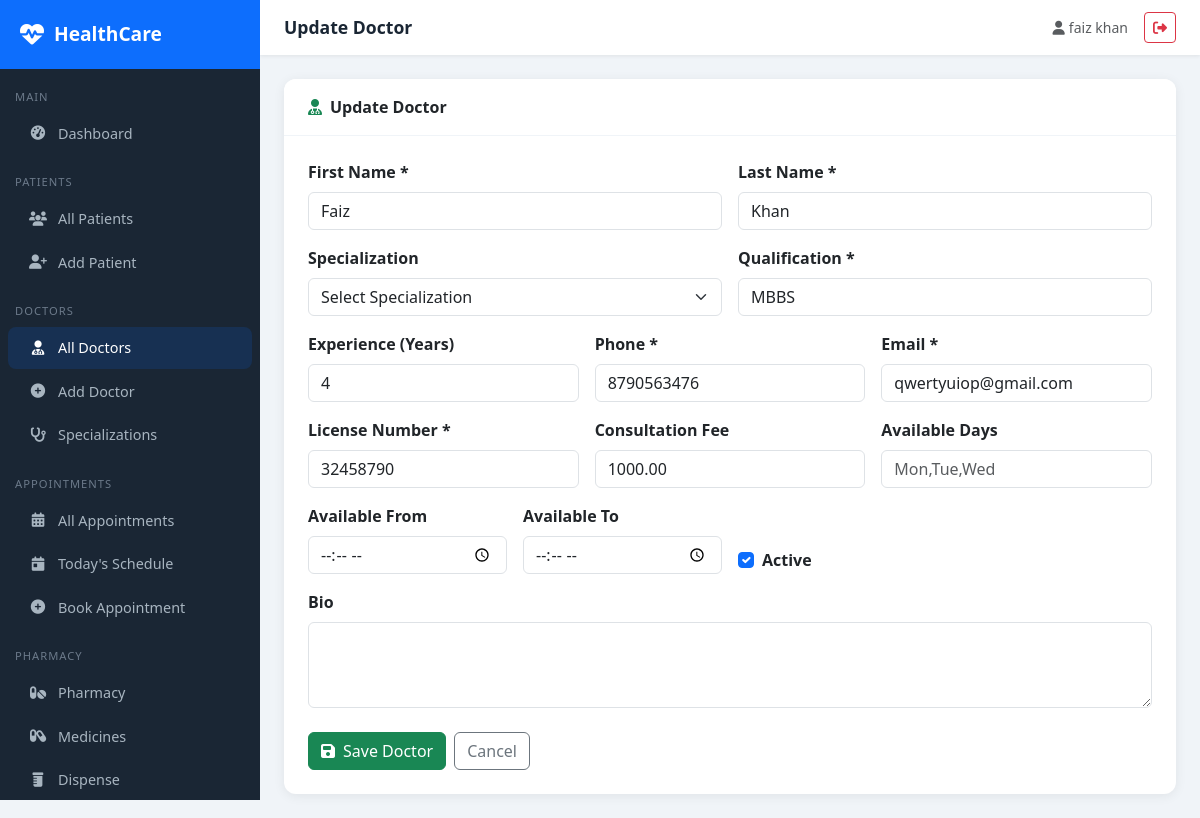
The page /doctors/1/update/ (signed in) on the database its author committed.
### healthcare_dashboard/doctors/models.py (models this page shows, shortened)
class Doctor(models.Model):
    user = models.OneToOneField(User, on_delete=models.SET_NULL, null=True, blank=True)
    first_name = models.CharField(max_length=100)
    last_name = models.CharField(max_length=100)
    specialization = models.ForeignKey(Specialization, on_delete=models.SET_NULL, null=True)
    qualification = models.CharField(max_length=200)
    experience_years = models.IntegerField(default=0)
    phone = models.CharField(max_length=15)
    email = models.EmailField()
    license_number = models.CharField(max_length=50, unique=True)
    consultation_fee = models.DecimalField(max_digits=8, decimal_places=2, default=0)
    available_days = models.CharField(max_length=100, blank=True, help_text='e.g. Mon,Tue,Wed')
    available_time_start = models.TimeField(null=True, blank=True)
    available_time_end = models.TimeField(null=True, blank=True)
    bio = models.TextField(blank=True)
    is_active = models.BooleanField(default=True)
    created_at = models.DateTimeField(auto_now_add=True)

### healthcare_dashboard/doctors/views.py (the view)
# urls.py: path('<int:pk>/update/', views.doctor_update, name='doctor_update'),
@login_required
def doctor_update(request, pk):
    doctor = get_object_or_404(Doctor, pk=pk)
    if request.method == 'POST':
        form = DoctorForm(request.POST, instance=doctor)
        if form.is_valid():
            form.save()
            messages.success(request, 'Doctor information updated successfully!')
            return redirect('doctor_detail', pk=doctor.pk)
    else:
        form = DoctorForm(instance=doctor)
    return render(
        request,
        'doctors/doctor_form.html',
        {'form': form, 'title': 'Update Doctor', 'doctor': doctor},
    )

### healthcare_dashboard/doctors/forms.py
class DoctorForm(forms.ModelForm):
    class Meta:
        model = Doctor
        exclude = ['user', 'created_at']
        widgets = {
            'bio': forms.Textarea(attrs={'rows': 3}),
            'available_time_start': forms.TimeInput(attrs={'type': 'time'}),
            'available_time_end': forms.TimeInput(attrs={'type': 'time'}),
        }

### healthcare_dashboard/templates/doctors/doctor_form.html (shortened to what this page needs)
{% extends 'base/base.html' %}
{% block page_title %}{{ title }}{% endblock %}
{% block content %}
<div class="card">
    <div class="card-header py-3 px-4"><i class="fas fa-user-md text-success me-2"></i>{{ title }}</div>
    <div class="card-body p-4">
        <form method="post">
            <div class="row g-3">
                <div class="col-md-6">
                    <label class="form-label fw-semibold">First Name *</label>
                    <input type="text" name="first_name" class="form-control" value="{{ form.first_name.value|default:'' }}" required>
                </div>
                <div class="col-md-6">
                    <label class="form-label fw-semibold">Last Name *</label>
                    <input type="text" name="last_name" class="form-control" value="{{ form.last_name.value|default:'' }}" required>
                </div>
                <div class="col-md-6">
                    <label class="form-label fw-semibold">Specialization</label>
                    <select name="specialization" class="form-select">
                        <option value="">Select Specialization</option>
                    </select>
                </div>
                <div class="col-md-6">
                    <label class="form-label fw-semibold">Qualification *</label>
                    <input type="text" name="qualification" class="form-control" value="{{ form.qualification.value|default:'' }}" required>
                </div>
                <div class="col-md-4">
                    <label class="form-label fw-semibold">Experience (Years)</label>
                    <input type="number" name="experience_years" class="form-control" value="{{ form.experience_years.value|default:'0' }}" min="0">
                </div>
                <div class="col-md-4">
                    <label class="form-label fw-semibold">Phone *</label>
                    <input type="text" name="phone" class="form-control" value="{{ form.phone.value|default:'' }}" required>
                </div>
                <div class="col-md-4">
                    <label class="form-label fw-semibold">Email *</label>
                    <input type="email" name="email" class="form-control" value="{{ form.email.value|default:'' }}" required>
                </div>
                <div class="col-md-4">
                    <label class="form-label fw-semibold">License Number *</label>
                    <input type="text" name="license_number" class="form-control" value="{{ form.license_number.value|default:'' }}" required>
                </div>
                <div class="col-md-4">
                    <label class="form-label fw-semibold">Consultation Fee</label>
                    <input type="number" step="0.01" name="consultation_fee" class="form-control" value="{{ form.consultation_fee.value|default:'0' }}">
                </div>
                <div class="col-md-4">
                    <label class="form-label fw-semibold">Available Days</label>
                    <input type="text" name="available_days" class="form-control" value="{{ form.available_days.value|default:'' }}" placeholder="Mon,Tue,Wed">
                </div>
                <div class="col-md-3">
                    <label class="form-label fw-semibold">Available From</label>
                    <input type="time" name="available_time_start" class="form-control" value="{{ form.available_time_start.value|default:'' }}">
                </div>
                <div class="col-md-3">
                    <label class="form-label fw-semibold">Available To</label>
                    <input type="time" name="available_time_end" class="form-control" value="{{ form.available_time_end.value|default:'' }}">
                </div>
                <div class="col-md-6 d-flex align-items-end">
                    <div class="form-check">
                        <input class="form-check-input" type="checkbox" name="is_active" id="is_active" {% if form.is_active.value != False %}checked{% endif %}>
                        <label class="form-check-label fw-semibold" for="is_active">Active</label>
                    </div>
                </div>
                <div class="col-12">
                    <label class="form-label fw-semibold">Bio</label>
                    <textarea name="bio" class="form-control" rows="3">{{ form.bio.value|default:'' }}</textarea>
                </div>
            </div>
            <div class="d-flex gap-2 mt-4">
                <button type="submit" class="btn btn-success"><i class="fas fa-save me-2"></i>Save Doctor</button>
                <a href="{% url 'doctor_list' %}" class="btn btn-outline-secondary">Cancel</a>
            </div>
        </form>
    </div>
</div>
{% endblock %}

### healthcare_dashboard/templates/base/base.html (shortened to what this page needs)
<!DOCTYPE html>
<html lang="en">
<head>
<link href="https://cdn.jsdelivr.net/npm/bootstrap@5.3.0/dist/css/bootstrap.min.css" rel="stylesheet">
<link href="https://cdnjs.cloudflare.com/ajax/libs/font-awesome/6.4.0/css/all.min.css" rel="stylesheet">
</head>
<body>
{% if user.is_authenticated %}
<div class="sidebar">
    <div class="sidebar-brand">
        <i class="fas fa-heartbeat"></i>
        <span>HealthCare</span>
    </div>
    <nav class="mt-2">
        <div class="nav-section">Main</div>
        <a href="{% url 'dashboard' %}" class="nav-link {% if request.resolver_match.url_name == 'dashboard' %}active{% endif %}">
            <i class="fas fa-tachometer-alt"></i> Dashboard
        </a>
        <div class="nav-section">Patients</div>
        <a href="{% url 'patient_list' %}" class="nav-link {% if 'patient' in request.resolver_match.url_name %}active{% endif %}">
            <i class="fas fa-users"></i> All Patients
        </a>
        <a href="{% url 'patient_create' %}" class="nav-link">
            <i class="fas fa-user-plus"></i> Add Patient
        </a>
        <div class="nav-section">Doctors</div>
        <a href="{% url 'doctor_list' %}" class="nav-link {% if 'doctor' in request.resolver_match.url_name %}active{% endif %}">
            <i class="fas fa-user-md"></i> All Doctors
        </a>
        <a href="{% url 'doctor_create' %}" class="nav-link">
            <i class="fas fa-plus-circle"></i> Add Doctor
        </a>
        <a href="{% url 'specialization_list' %}" class="nav-link">
            <i class="fas fa-stethoscope"></i> Specializations
        </a>
        <div class="nav-section">Appointments</div>
        <a href="{% url 'appointment_list' %}" class="nav-link {% if 'appointment' in request.resolver_match.url_name %}active{% endif %}">
            <i class="fas fa-calendar-alt"></i> All Appointments
        </a>
        <a href="{% url 'today_appointments' %}" class="nav-link">
            <i class="fas fa-calendar-day"></i> Today's Schedule
        </a>
        <a href="{% url 'appointment_create' %}" class="nav-link">
            <i class="fas fa-plus-circle"></i> Book Appointment
        </a>
        <div class="nav-section">Pharmacy</div>
        <a href="{% url 'pharmacy_dashboard' %}" class="nav-link">
            <i class="fas fa-pills"></i> Pharmacy
        </a>
        <a href="{% url 'medicine_list' %}" class="nav-link">
            <i class="fas fa-capsules"></i> Medicines
        </a>
        <a href="{% url 'dispense_medicine' %}" class="nav-link">
            <i class="fas fa-prescription-bottle"></i> Dispense
        </a>
    </nav>
</div>
<div class="main-content">
    <div class="topbar">
        <span class="topbar-title">{% block page_title %}HealthCare Portal{% endblock %}</span>
        <div class="d-flex align-items-center gap-3">
            <span class="text-muted small"><i class="fas fa-user me-1"></i>{{ user.get_full_name|default:user.username }}</span>
            <a href="{% url 'logout' %}" class="btn btn-sm btn-outline-danger">
                <i class="fas fa-sign-out-alt"></i>
            </a>
        </div>
    </div>
    <div class="page-content">
        {% block content %}{% endblock %}
    </div>
</div>
{% else %}
    {% block public_content %}{% endblock %}
{% endif %}
</body>
</html>

### healthcare_dashboard/templates/base/base.html (style rules this page uses)
:root { --primary: #0d6efd; --sidebar-bg: #1a2634; --sidebar-width: 260px; }
body { background: #f0f4f8; font-family: 'Segoe UI', sans-serif; }
.sidebar { position: fixed; top: 0; left: 0; height: 100vh; width: var(--sidebar-width); background: var(--sidebar-bg); z-index: 1000; overflow-y: auto; transition: all 0.3s; }
.sidebar-brand { padding: 20px; background: #0d6efd; color: white; font-size: 1.2rem; font-weight: 700; display: flex; align-items: center; gap: 10px; }
.sidebar-brand i { font-size: 1.5rem; }
.nav-section { padding: 10px 15px 5px; font-size: 0.7rem; color: #6c7a8a; text-transform: uppercase; letter-spacing: 1px; margin-top: 10px; }
.sidebar .nav-link { color: #a8b5c0; padding: 10px 20px; border-radius: 8px; margin: 2px 8px; display: flex; align-items: center; gap: 10px; font-size: 0.9rem; transition: all 0.2s; }
.sidebar .nav-link:hover, .sidebar .nav-link.active { background: rgba(13, 110, 253, 0.15); color: #fff; }
.sidebar .nav-link i { width: 20px; text-align: center; }
.main-content { margin-left: var(--sidebar-width); min-height: 100vh; }
.topbar { background: #fff; padding: 12px 24px; box-shadow: 0 1px 4px rgba(0, 0, 0, 0.08); display: flex; justify-content: space-between; align-items: center; position: sticky; top: 0; z-index: 999; }
.topbar-title { font-weight: 600; color: #1a2634; font-size: 1.1rem; }
.page-content { padding: 24px; }
.card { border: none; border-radius: 12px; box-shadow: 0 2px 12px rgba(0, 0, 0, 0.07); }
.card-header { background: #fff; border-bottom: 1px solid #f0f4f8; border-radius: 12px 12px 0 0 !important; font-weight: 600; }

### rows shown on the page
Doctor: first_name "Faiz", last_name "Khan", qualification "MBBS", phone "8790563476", email "qwertyuiop@gmail.com", license_number "32458790", consultation_fee "1000.00"

### other values the page prints
{{ title }} "Update Doctor"
{{ user.get_full_name|default:user.username }} "faiz khan"
